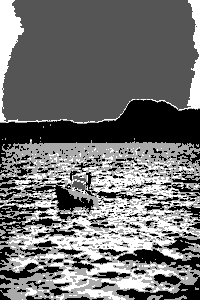
#> input picture img/imagen_segmentada_guardada2.png, 200 x 300 px; its folder holds 5 pictures in this run
$ python horizonte_mar_rojo_cielo_azul.py
#> lines starting #> are read from the running program, lines starting #| are printed output that depends on the picture; after the words box and inside, x2 and y2 are one past the last pixel; in counts of white or black regions, pixels touching at a corner belong together
#> in detect_horizon, image is the input picture: shape (300, 200, 3); min 0, max 255, mean 113.3
import cv2
import numpy as np
from os.path import abspath,dirname,join
from sys import argv

def detectar_horizonte(image):
    """ Halla la línea del horizonte a través de las colisiones de dos gradientes de color.

    ### Args:
        image (Image): Imagen de el agua

    ### Returns:
        image, transition_index: retorna la imagen dibujada con la línea del horizonte y la línea completa del horizonte
    """

    # Filtros normales
    gray = cv2.cvtColor(image, cv2.COLOR_BGR2GRAY)
    blurred_image = cv2.GaussianBlur(gray, (5, 5), 0)
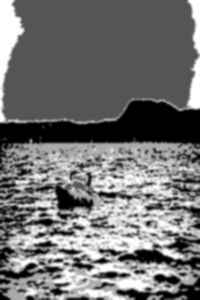
#> blurred_image: shape (300, 200); min 0, max 255, mean 113.3
    gradient = np.gradient(blurred_image, axis=0)
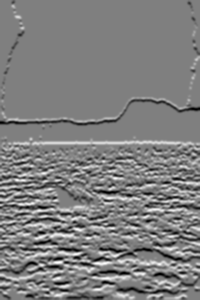
#> gradient: shape (300, 200) float64; min -80, max 79.5, mean -0.1; drawn with min black and max white
    smoothed_gradient = np.convolve(np.mean(gradient, axis=1), np.ones(15)/15, mode='same')
#> smoothed_gradient = 300 values, max 10.1 at index 141, min -5.53 at index 245, mean -0.0246

    # Encontrar el punto de transición más significativo y dibujar la línea de horizonte
    transition_index = np.argmax(np.abs(smoothed_gradient))
#> transition_index = 141
    if transition_index is not None:
        cv2.line(image, (0, transition_index), (image.shape[1], transition_index), (0, 255, 0), thickness=2)
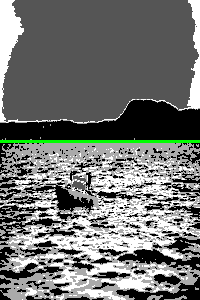
#> image: shape (300, 200, 3); 1% of pixels changed, all inside (x1, y1, x2, y2) = (0, 140, 200, 143)

    return image, transition_index

def detect_horizon(image_path):
    # Cargar la imagen
    image = cv2.imread(image_path)

    # Verificar si la imagen se ha cargado correctamente
    if image is None:
        raise ValueError("La imagen no se pudo cargar. Verifica la ruta del archivo y asegúrate de que el archivo exista.")

    # Detectar el horizonte
    horizonte_image, horizon_y = detectar_horizonte(image)
#> horizon_y = 141

    # Mostrar la imagen con el horizonte detectado
    resized_image = cv2.resize(horizonte_image, (600, 600))  # Aumentar el tamaño para mejor visualización
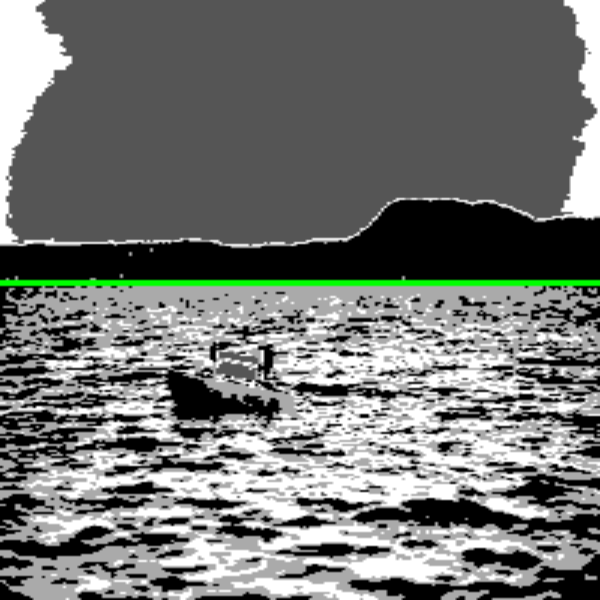
#> resized_image: shape (600, 600, 3); mean B, G, R 113.2, 115.8, 113.2
    cv2.imshow('Horizon Detection', resized_image)
    cv2.waitKey(0)
    cv2.destroyAllWindows()

if __name__ == "__main__":
    # Ruta a la imagen
    if len(argv)>1:
        filename = join(dirname(dirname(abspath(__file__))),f"img/{argv[1]}")
    else:
        filename = join(dirname(dirname(abspath(__file__))),"img/imagen_segmentada_guardada2.png")

    # image_path = "C:/Users/lichi/Desktop/Tesis/detector-obstaculos-logica-difusa/img/ruta-vista-inclinada-que-cruza-horizonte.jpg"
    detect_horizon(filename)
